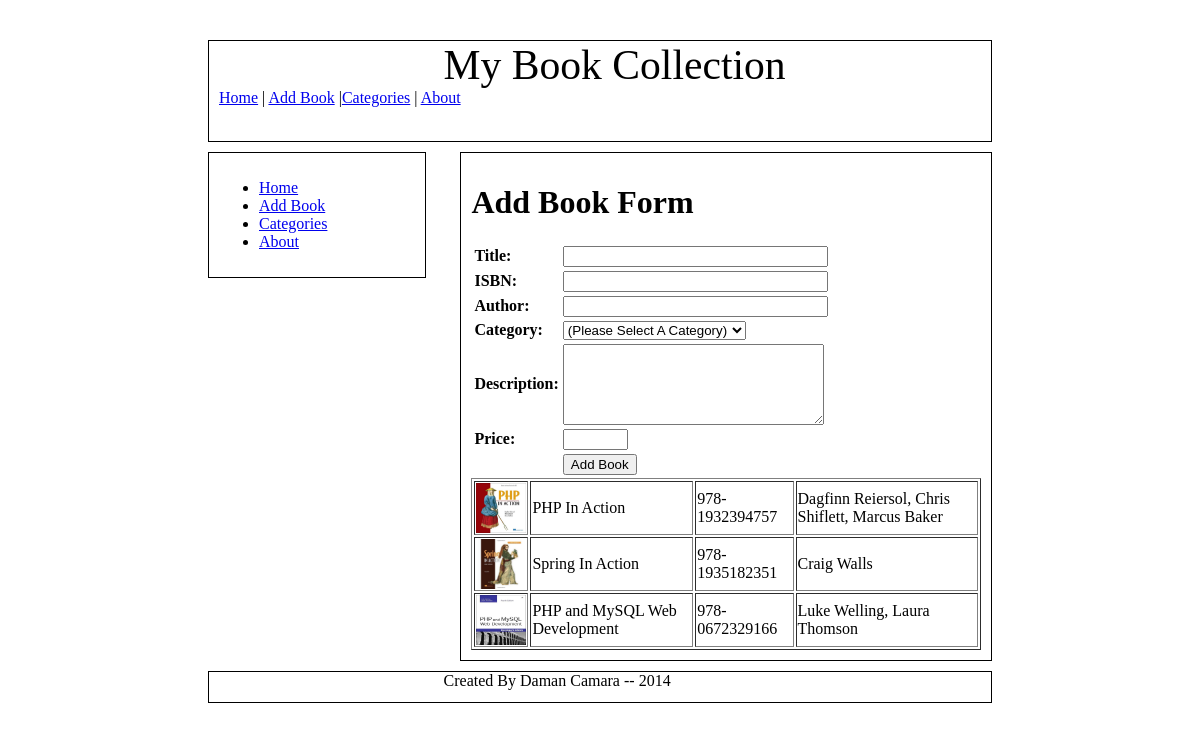
Screenshot of /index.php?cmd=home/add with the database file from the repository.
### tables this page shows
CREATE TABLE tbl_books (
	id INT NOT NULL PRIMARY KEY AUTO_INCREMENT,
	title VARCHAR(255) NOT NULL,
	isbn VARCHAR(17) NOT NULL,
	author VARCHAR(255) NOT NULL,
	description TEXT,
	price FLOAT(4,2),
        category_id INT NOT NULL
);

### framework/Template.php (called while the page is built, shortened)
<?php
    class Template
    {
        private $file;
        public function __construct($file) {
            $this->file = $file;
        }
        public function asHtml() {
            require_once(VIEWS_DIR."layout/header.php");
            require_once(VIEWS_DIR."layout/sidebar.php");
            require_once($this->file);
            require_once(VIEWS_DIR."layout/footer.php");
            $content = ob_get_contents();
            return $content;
        }
    }
?>

### controllers/HomeController.php (called while the page is built, shortened)
<?php
require_once('framework/Template.php');
require_once(dirname(__FILE__).'/../lib/BookDao.php');
class HomeController
{
    public function addAction() {
        $tpl_name = VIEWS_DIR.ucfirst($_SESSION['controller'])."/".$_SESSION['action'].".tpl";
        $tpl = new Template($tpl_name);
        $tpl->assign('books', BookDao::getInstance()->getBooks());
        return $tpl->asHtml();
    }
}
?>

### index.php (called while the page is built, shortened)
<?php
    $rh = new RequestHandler();
    $rh->run();
?>

### models/Book.php (called while the page is built, shortened)
<?php
	class Book
	{
		private $title;
		private $isbn;
		private $author;
		public function __construct($title, $isbn,
			$author, $description, $price)
		{
			$this->title = $title;
			$this->isbn = $isbn;
			$this->author = $author;
		}
                public function getTitle() { return $this->title ;}
                public function getIsbn() { return $this->isbn ;}
                public function getAuthor() { return $this->author ;}
	}
?>

### lib/BookDao.php (the view, shortened to what this page needs)
<?php
        require_once(dirname(__FILE__).'/../models/Book.php');
	class BookDao
	{
		private $mysqli;
		private function __construct()
		{
			$this->mysqli = mysqli_connect('localhost', 'webuser', 'password', 'demodb');
		}
		public function getBooks()
		{
			$res = mysqli_query($this->mysqli, "SELECT * FROM tbl_books");
			while (($row = mysqli_fetch_array($res)))
				$books[] = new Book($row['title'], $row['isbn'],
					$row['author'], $row['description'], $row['price']);
			return (isset($books))? $books : null;
		}
                public static function printTable($books) {
                    $out = "<table border=\"1\">";
                    foreach ($books as $book) {
                        $out .="<tr>";
                            $out .="<td>";
                                $out .= "<img src=\"http://localhost:8000/assets/images/{$book->getIsbn()}.jpg\" height=\"50\" width=\"50\"/>";
                            $out .="</td>";
                            $out .="<td>";
                                $out .= $book->getTitle();
                            $out .="</td>";
                            $out .="<td>";
                                $out .= $book->getIsbn();
                            $out .="</td>";
                            $out .="<td>";
                                $out .= $book->getAuthor();
                            $out .="</td>";
                        $out .="</tr>";
                    }
                    $out .= "</table>";
                    echo $out;
                }
	}
?>

### assets/style/style.css (style rules this page uses)
body { margin: 20px; padding: 20px; }

### rows the page displays
tbl_books: isbn (picture), value "PHP In Action 978-1932394757 Dagfinn Reiersol, Chris Shiflett, Marcus Baker"
tbl_books: isbn (picture), value "Spring In Action 978-1935182351 Craig Walls"
tbl_books: isbn (picture), value "PHP and MySQL Web Development 978-0672329166 Luke Welling, Laura Thomson"
